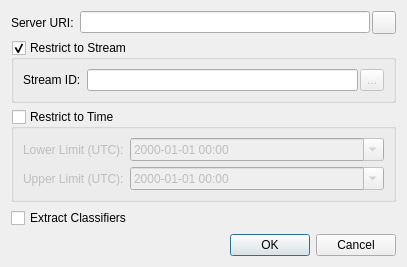
<?xml version="1.0" encoding="UTF-8"?>
<ui version="4.0">
 <class>vsVvqsDatabaseQueryDialog</class>
 <widget class="QDialog" name="vsVvqsDatabaseQueryDialog">
  <property name="geometry">
   <rect>
    <x>0</x>
    <y>0</y>
    <width>400</width>
    <height>258</height>
   </rect>
  </property>
  <property name="windowTitle">
   <string>Database Retrieval Options</string>
  </property>
  <layout class="QVBoxLayout" name="verticalLayout">
   <item>
    <layout class="QFormLayout" name="formLayout_3">
     <property name="fieldGrowthPolicy">
      <enum>QFormLayout::ExpandingFieldsGrow</enum>
     </property>
     <item row="0" column="0">
      <widget class="QLabel" name="labelServerUri">
       <property name="toolTip">
        <string>The URI of the query server.</string>
       </property>
       <property name="text">
        <string>Server URI:</string>
       </property>
      </widget>
     </item>
     <item row="0" column="1">
      <layout class="QHBoxLayout" name="serverUriLayout">
       <property name="spacing">
        <number>2</number>
       </property>
       <item>
        <widget class="QLineEdit" name="serverUri"/>
       </item>
       <item>
        <widget class="QToolButton" name="serverUriEdit">
         <property name="icon">
          <iconset resource="../../../Icons/vsp.qrc">
           <normaloff>:/icons/16x16/edit-location</normaloff>:/icons/16x16/edit-location</iconset>
         </property>
        </widget>
       </item>
      </layout>
     </item>
     <item row="3" column="0" colspan="2">
      <widget class="QCheckBox" name="extractClassifiers">
       <property name="text">
        <string>Extract Classifiers</string>
       </property>
      </widget>
     </item>
     <item row="2" column="0" colspan="2">
      <widget class="QGroupBox" name="timeLimit">
       <property name="sizePolicy">
        <sizepolicy hsizetype="Preferred" vsizetype="Fixed">
         <horstretch>0</horstretch>
         <verstretch>0</verstretch>
        </sizepolicy>
       </property>
       <property name="title">
        <string>Restrict to Time</string>
       </property>
       <property name="flat">
        <bool>true</bool>
       </property>
       <property name="checkable">
        <bool>true</bool>
       </property>
       <property name="checked">
        <bool>false</bool>
       </property>
       <layout class="QFormLayout" name="formLayout">
        <item row="0" column="0">
         <widget class="QLabel" name="labelTimeLower">
          <property name="text">
           <string>Lower Limit (UTC):</string>
          </property>
         </widget>
        </item>
        <item row="0" column="1">
         <widget class="QDateTimeEdit" name="timeLower">
          <property name="maximumDate">
           <date>
            <year>2501</year>
            <month>1</month>
            <day>4</day>
           </date>
          </property>
          <property name="minimumDate">
           <date>
            <year>1930</year>
            <month>1</month>
            <day>1</day>
           </date>
          </property>
          <property name="displayFormat">
           <string>yyyy-MM-dd hh:mm</string>
          </property>
          <property name="calendarPopup">
           <bool>true</bool>
          </property>
          <property name="timeSpec">
           <enum>Qt::UTC</enum>
          </property>
         </widget>
        </item>
        <item row="1" column="0">
         <widget class="QLabel" name="labelTimeUpper">
          <property name="text">
           <string>Upper Limit (UTC):</string>
          </property>
         </widget>
        </item>
        <item row="1" column="1">
         <widget class="QDateTimeEdit" name="timeUpper">
          <property name="maximumDate">
           <date>
            <year>2501</year>
            <month>1</month>
            <day>4</day>
           </date>
          </property>
          <property name="minimumDate">
           <date>
            <year>1930</year>
            <month>1</month>
            <day>1</day>
           </date>
          </property>
          <property name="displayFormat">
           <string>yyyy-MM-dd hh:mm</string>
          </property>
          <property name="calendarPopup">
           <bool>true</bool>
          </property>
          <property name="timeSpec">
           <enum>Qt::UTC</enum>
          </property>
         </widget>
        </item>
       </layout>
      </widget>
     </item>
     <item row="1" column="0" colspan="2">
      <widget class="QGroupBox" name="streamLimit">
       <property name="title">
        <string>Restrict to Stream</string>
       </property>
       <property name="flat">
        <bool>true</bool>
       </property>
       <property name="checkable">
        <bool>true</bool>
       </property>
       <property name="checked">
        <bool>true</bool>
       </property>
       <layout class="QFormLayout" name="formLayout_2">
        <item row="0" column="0">
         <widget class="QLabel" name="labelStreamId">
          <property name="text">
           <string>Stream ID:</string>
          </property>
         </widget>
        </item>
        <item row="0" column="1">
         <layout class="QHBoxLayout" name="streamIdLayout">
          <property name="spacing">
           <number>2</number>
          </property>
          <item>
           <widget class="QLineEdit" name="streamId"/>
          </item>
          <item>
           <widget class="QToolButton" name="streamIdSearch">
            <property name="enabled">
             <bool>false</bool>
            </property>
            <property name="sizePolicy">
             <sizepolicy hsizetype="Preferred" vsizetype="Preferred">
              <horstretch>0</horstretch>
              <verstretch>0</verstretch>
             </sizepolicy>
            </property>
            <property name="text">
             <string>...</string>
            </property>
            <property name="icon">
             <iconset resource="../../../Icons/vsp.qrc">
              <normaloff>:/icons/16x16/search-database</normaloff>:/icons/16x16/search-database</iconset>
            </property>
           </widget>
          </item>
         </layout>
        </item>
       </layout>
      </widget>
     </item>
    </layout>
   </item>
   <item>
    <spacer name="verticalSpacer">
     <property name="orientation">
      <enum>Qt::Vertical</enum>
     </property>
     <property name="sizeHint" stdset="0">
      <size>
       <width>385</width>
       <height>63</height>
      </size>
     </property>
    </spacer>
   </item>
   <item>
    <widget class="QDialogButtonBox" name="buttonBox">
     <property name="orientation">
      <enum>Qt::Horizontal</enum>
     </property>
     <property name="standardButtons">
      <set>QDialogButtonBox::Cancel|QDialogButtonBox::Ok</set>
     </property>
    </widget>
   </item>
  </layout>
 </widget>
 <resources>
  <include location="../../../Icons/vsp.qrc"/>
 </resources>
 <connections>
  <connection>
   <sender>buttonBox</sender>
   <signal>accepted()</signal>
   <receiver>vsVvqsDatabaseQueryDialog</receiver>
   <slot>accept()</slot>
   <hints>
    <hint type="sourcelabel">
     <x>224</x>
     <y>239</y>
    </hint>
    <hint type="destinationlabel">
     <x>157</x>
     <y>257</y>
    </hint>
   </hints>
  </connection>
  <connection>
   <sender>buttonBox</sender>
   <signal>rejected()</signal>
   <receiver>vsVvqsDatabaseQueryDialog</receiver>
   <slot>reject()</slot>
   <hints>
    <hint type="sourcelabel">
     <x>292</x>
     <y>245</y>
    </hint>
    <hint type="destinationlabel">
     <x>286</x>
     <y>257</y>
    </hint>
   </hints>
  </connection>
 </connections>
</ui>
